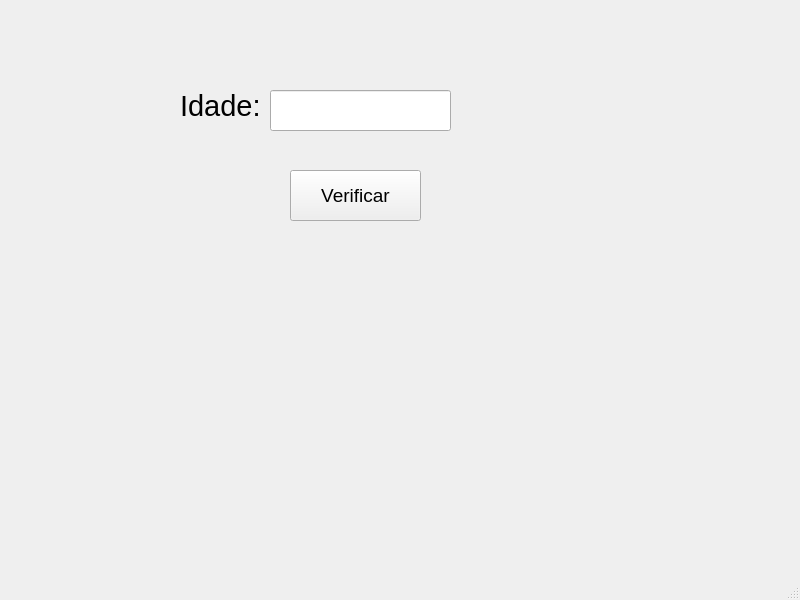
<?xml version="1.0" encoding="UTF-8"?>
<ui version="4.0">
 <class>MainWindow</class>
 <widget class="QMainWindow" name="MainWindow">
  <property name="geometry">
   <rect>
    <x>0</x>
    <y>0</y>
    <width>800</width>
    <height>600</height>
   </rect>
  </property>
  <property name="windowTitle">
   <string>MainWindow</string>
  </property>
  <widget class="QWidget" name="centralwidget">
   <widget class="QLabel" name="result">
    <property name="geometry">
     <rect>
      <x>260</x>
      <y>260</y>
      <width>491</width>
      <height>51</height>
     </rect>
    </property>
    <property name="font">
     <font>
      <pointsize>22</pointsize>
     </font>
    </property>
    <property name="text">
     <string/>
    </property>
   </widget>
   <widget class="QPushButton" name="btn">
    <property name="geometry">
     <rect>
      <x>290</x>
      <y>170</y>
      <width>131</width>
      <height>51</height>
     </rect>
    </property>
    <property name="font">
     <font>
      <pointsize>14</pointsize>
     </font>
    </property>
    <property name="text">
     <string>Verificar</string>
    </property>
   </widget>
   <widget class="QLineEdit" name="idade">
    <property name="geometry">
     <rect>
      <x>270</x>
      <y>90</y>
      <width>181</width>
      <height>41</height>
     </rect>
    </property>
   </widget>
   <widget class="QLabel" name="label">
    <property name="geometry">
     <rect>
      <x>180</x>
      <y>80</y>
      <width>91</width>
      <height>51</height>
     </rect>
    </property>
    <property name="font">
     <font>
      <pointsize>22</pointsize>
     </font>
    </property>
    <property name="text">
     <string>Idade:</string>
    </property>
   </widget>
  </widget>
  <widget class="QMenuBar" name="menubar">
   <property name="geometry">
    <rect>
     <x>0</x>
     <y>0</y>
     <width>800</width>
     <height>21</height>
    </rect>
   </property>
  </widget>
  <widget class="QStatusBar" name="statusbar"/>
 </widget>
 <resources/>
 <connections/>
</ui>
